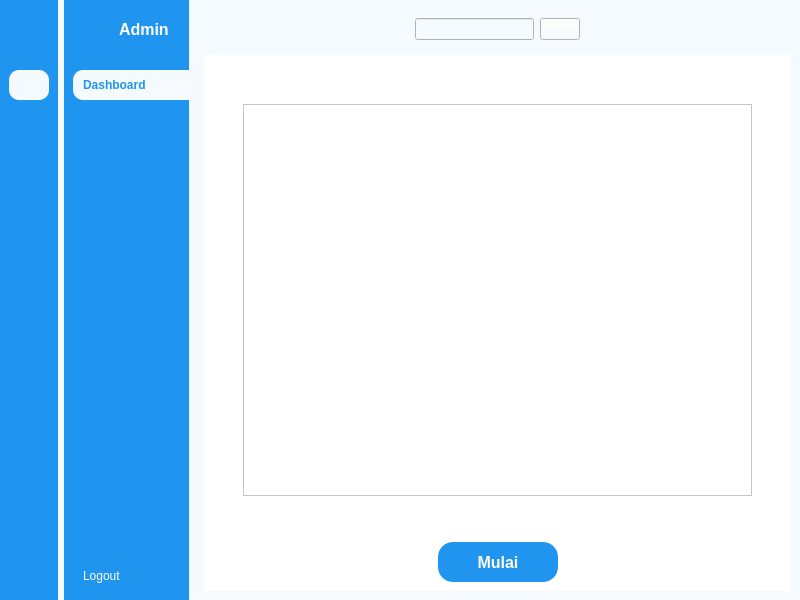
<?xml version="1.0" encoding="UTF-8"?>
<ui version="4.0">
 <class>mainmenu</class>
 <widget class="QMainWindow" name="mainmenu">
  <property name="geometry">
   <rect>
    <x>0</x>
    <y>0</y>
    <width>800</width>
    <height>600</height>
   </rect>
  </property>
  <property name="windowTitle">
   <string>mainmenu</string>
  </property>
  <property name="styleSheet">
   <string notr="true">background-color: rgb(245, 250, 254);</string>
  </property>
  <widget class="QWidget" name="centralwidget">
   <layout class="QGridLayout" name="gridLayout">
    <property name="leftMargin">
     <number>0</number>
    </property>
    <property name="topMargin">
     <number>0</number>
    </property>
    <property name="rightMargin">
     <number>0</number>
    </property>
    <property name="bottomMargin">
     <number>0</number>
    </property>
    <item row="0" column="0">
     <widget class="QWidget" name="icon_only_widget" native="true">
      <property name="styleSheet">
       <string notr="true">QWidget{
	background-color: rgb(31, 149, 239);
}

QPushButton{
	color: white;
	height:30px;
	border: none;
	border-radius:10px;
}

QPushButton:checked{
	background-color: #F5FAFE;
	color: #1F95EF;
	font-weight: bold;
}

</string>
      </property>
      <layout class="QVBoxLayout" name="verticalLayout_3">
       <item>
        <layout class="QHBoxLayout" name="horizontalLayout_3">
         <item>
          <widget class="QLabel" name="label">
           <property name="minimumSize">
            <size>
             <width>40</width>
             <height>40</height>
            </size>
           </property>
           <property name="maximumSize">
            <size>
             <width>40</width>
             <height>40</height>
            </size>
           </property>
           <property name="text">
            <string/>
           </property>
           <property name="pixmap">
            <pixmap resource="resources.qrc">:/src/images/profile_pic.png</pixmap>
           </property>
           <property name="scaledContents">
            <bool>true</bool>
           </property>
          </widget>
         </item>
        </layout>
       </item>
       <item>
        <layout class="QVBoxLayout" name="verticalLayout">
         <property name="spacing">
          <number>15</number>
         </property>
         <property name="topMargin">
          <number>15</number>
         </property>
         <item>
          <widget class="QPushButton" name="btn_dashboard_1">
           <property name="text">
            <string/>
           </property>
           <property name="icon">
            <iconset resource="resources.qrc">
             <normaloff>:/src/images/dashboard_white.png</normaloff>
             <normalon>:/src/images/dashboard.png</normalon>:/src/images/dashboard_white.png</iconset>
           </property>
           <property name="checkable">
            <bool>true</bool>
           </property>
           <property name="checked">
            <bool>true</bool>
           </property>
           <property name="autoExclusive">
            <bool>true</bool>
           </property>
          </widget>
         </item>
        </layout>
       </item>
       <item>
        <spacer name="verticalSpacer">
         <property name="orientation">
          <enum>Qt::Vertical</enum>
         </property>
         <property name="sizeHint" stdset="0">
          <size>
           <width>20</width>
           <height>263</height>
          </size>
         </property>
        </spacer>
       </item>
       <item>
        <widget class="QPushButton" name="btn_logout_1">
         <property name="text">
          <string/>
         </property>
         <property name="icon">
          <iconset resource="resources.qrc">
           <normaloff>:/src/images/log_out_white.png</normaloff>:/src/images/log_out_white.png</iconset>
         </property>
         <property name="checkable">
          <bool>true</bool>
         </property>
        </widget>
       </item>
      </layout>
     </widget>
    </item>
    <item row="0" column="1">
     <widget class="QWidget" name="icon_name_widget" native="true">
      <property name="styleSheet">
       <string notr="true">QWidget{
	background-color: rgb(31, 149, 239);
	color:white;
}

QPushButton{
	color: white;
	text-align:left;
	height:30px;
	border: none;
	padding-left: 10px;
	border-top-left-radius:10px;
	border-bottom-left-radius:10px;
}

QPushButton:checked{
	background-color: #F5FAFE;
	color: #1F95EF;
	font-weight: bold;
}


</string>
      </property>
      <layout class="QVBoxLayout" name="verticalLayout_4">
       <property name="rightMargin">
        <number>0</number>
       </property>
       <item>
        <layout class="QHBoxLayout" name="horizontalLayout_2">
         <property name="rightMargin">
          <number>20</number>
         </property>
         <item>
          <widget class="QLabel" name="label_2">
           <property name="minimumSize">
            <size>
             <width>40</width>
             <height>40</height>
            </size>
           </property>
           <property name="maximumSize">
            <size>
             <width>40</width>
             <height>40</height>
            </size>
           </property>
           <property name="text">
            <string/>
           </property>
           <property name="pixmap">
            <pixmap resource="resources.qrc">:/src/images/profile_pic.png</pixmap>
           </property>
           <property name="scaledContents">
            <bool>true</bool>
           </property>
          </widget>
         </item>
         <item>
          <widget class="QLabel" name="tv_name_patient">
           <property name="font">
            <font>
             <pointsize>12</pointsize>
             <bold>true</bold>
            </font>
           </property>
           <property name="text">
            <string>Admin</string>
           </property>
          </widget>
         </item>
        </layout>
       </item>
       <item>
        <layout class="QVBoxLayout" name="verticalLayout_2">
         <property name="spacing">
          <number>15</number>
         </property>
         <property name="topMargin">
          <number>15</number>
         </property>
         <item>
          <widget class="QPushButton" name="btn_dashboard_2">
           <property name="styleSheet">
            <string notr="true"/>
           </property>
           <property name="text">
            <string>Dashboard</string>
           </property>
           <property name="icon">
            <iconset resource="resources.qrc">
             <normaloff>:/src/images/dashboard_white.png</normaloff>
             <normalon>:/src/images/dashboard.png</normalon>:/src/images/dashboard_white.png</iconset>
           </property>
           <property name="checkable">
            <bool>true</bool>
           </property>
           <property name="checked">
            <bool>true</bool>
           </property>
           <property name="autoExclusive">
            <bool>true</bool>
           </property>
          </widget>
         </item>
        </layout>
       </item>
       <item>
        <spacer name="verticalSpacer_2">
         <property name="orientation">
          <enum>Qt::Vertical</enum>
         </property>
         <property name="sizeHint" stdset="0">
          <size>
           <width>20</width>
           <height>263</height>
          </size>
         </property>
        </spacer>
       </item>
       <item>
        <widget class="QPushButton" name="btn_logout_2">
         <property name="text">
          <string>Logout</string>
         </property>
         <property name="icon">
          <iconset resource="resources.qrc">
           <normaloff>:/src/images/log_out_white.png</normaloff>:/src/images/log_out_white.png</iconset>
         </property>
         <property name="checkable">
          <bool>true</bool>
         </property>
        </widget>
       </item>
      </layout>
     </widget>
    </item>
    <item row="0" column="2">
     <widget class="QWidget" name="main_menu" native="true">
      <layout class="QVBoxLayout" name="verticalLayout_5">
       <item>
        <widget class="QWidget" name="header_widget" native="true">
         <layout class="QHBoxLayout" name="horizontalLayout_4">
          <item>
           <widget class="QPushButton" name="btn_menu">
            <property name="styleSheet">
             <string notr="true">border:none;</string>
            </property>
            <property name="text">
             <string/>
            </property>
            <property name="icon">
             <iconset resource="resources.qrc">
              <normaloff>:/src/images/menu.png</normaloff>:/src/images/menu.png</iconset>
            </property>
            <property name="iconSize">
             <size>
              <width>20</width>
              <height>20</height>
             </size>
            </property>
            <property name="checkable">
             <bool>true</bool>
            </property>
           </widget>
          </item>
          <item>
           <spacer name="horizontalSpacer_2">
            <property name="orientation">
             <enum>Qt::Horizontal</enum>
            </property>
            <property name="sizeHint" stdset="0">
             <size>
              <width>161</width>
              <height>20</height>
             </size>
            </property>
           </spacer>
          </item>
          <item>
           <layout class="QHBoxLayout" name="horizontalLayout">
            <item>
             <widget class="QLineEdit" name="lineEdit"/>
            </item>
            <item>
             <widget class="QPushButton" name="pushButton_14">
              <property name="text">
               <string/>
              </property>
              <property name="icon">
               <iconset resource="resources.qrc">
                <normaloff>:/src/images/search.png</normaloff>:/src/images/search.png</iconset>
              </property>
             </widget>
            </item>
           </layout>
          </item>
          <item>
           <spacer name="horizontalSpacer">
            <property name="orientation">
             <enum>Qt::Horizontal</enum>
            </property>
            <property name="sizeHint" stdset="0">
             <size>
              <width>161</width>
              <height>20</height>
             </size>
            </property>
           </spacer>
          </item>
          <item>
           <widget class="QPushButton" name="pushButton_15">
            <property name="styleSheet">
             <string notr="true">border:none;</string>
            </property>
            <property name="text">
             <string/>
            </property>
            <property name="icon">
             <iconset resource="resources.qrc">
              <normaloff>:/src/images/image.png</normaloff>:/src/images/image.png</iconset>
            </property>
           </widget>
          </item>
         </layout>
        </widget>
       </item>
       <item>
        <widget class="QStackedWidget" name="stackedWidget">
         <property name="styleSheet">
          <string notr="true">background-color: rgb(255, 255, 255);




</string>
         </property>
         <widget class="QWidget" name="dashboard_page">
          <layout class="QVBoxLayout" name="verticalLayout_7">
           <item>
            <layout class="QVBoxLayout" name="verticalLayout_6">
             <property name="leftMargin">
              <number>30</number>
             </property>
             <property name="topMargin">
              <number>40</number>
             </property>
             <property name="rightMargin">
              <number>30</number>
             </property>
             <item>
              <widget class="QChartView" name="line_graph_view"/>
             </item>
             <item>
              <layout class="QHBoxLayout" name="horizontalLayout_6">
               <property name="topMargin">
                <number>40</number>
               </property>
               <item>
                <spacer name="horizontalSpacer_3">
                 <property name="orientation">
                  <enum>Qt::Horizontal</enum>
                 </property>
                 <property name="sizeHint" stdset="0">
                  <size>
                   <width>40</width>
                   <height>20</height>
                  </size>
                 </property>
                </spacer>
               </item>
               <item>
                <widget class="QPushButton" name="btn_start">
                 <property name="minimumSize">
                  <size>
                   <width>120</width>
                   <height>40</height>
                  </size>
                 </property>
                 <property name="maximumSize">
                  <size>
                   <width>120</width>
                   <height>40</height>
                  </size>
                 </property>
                 <property name="font">
                  <font>
                   <pointsize>12</pointsize>
                   <bold>true</bold>
                  </font>
                 </property>
                 <property name="styleSheet">
                  <string notr="true">background-color: rgb(31, 149, 239);
color: rgb(255, 255, 255);
border-style:outset;
border-radius:15px

</string>
                 </property>
                 <property name="text">
                  <string>Mulai</string>
                 </property>
                 <property name="checkable">
                  <bool>true</bool>
                 </property>
                 <property name="autoExclusive">
                  <bool>false</bool>
                 </property>
                </widget>
               </item>
               <item>
                <spacer name="horizontalSpacer_4">
                 <property name="orientation">
                  <enum>Qt::Horizontal</enum>
                 </property>
                 <property name="sizeHint" stdset="0">
                  <size>
                   <width>40</width>
                   <height>20</height>
                  </size>
                 </property>
                </spacer>
               </item>
              </layout>
             </item>
            </layout>
           </item>
          </layout>
         </widget>
         <widget class="QWidget" name="messages_page"/>
         <widget class="QWidget" name="notifications_page"/>
         <widget class="QWidget" name="settings_page"/>
         <widget class="QWidget" name="profile_page"/>
        </widget>
       </item>
      </layout>
     </widget>
    </item>
   </layout>
  </widget>
 </widget>
 <customwidgets>
  <customwidget>
   <class>QChartView</class>
   <extends>QGraphicsView</extends>
   <header>qchartview.h</header>
  </customwidget>
 </customwidgets>
 <resources>
  <include location="resources.qrc"/>
 </resources>
 <connections>
  <connection>
   <sender>btn_menu</sender>
   <signal>toggled(bool)</signal>
   <receiver>icon_only_widget</receiver>
   <slot>setHidden(bool)</slot>
   <hints>
    <hint type="sourcelabel">
     <x>234</x>
     <y>39</y>
    </hint>
    <hint type="destinationlabel">
     <x>57</x>
     <y>356</y>
    </hint>
   </hints>
  </connection>
  <connection>
   <sender>btn_menu</sender>
   <signal>toggled(bool)</signal>
   <receiver>icon_name_widget</receiver>
   <slot>setVisible(bool)</slot>
   <hints>
    <hint type="sourcelabel">
     <x>223</x>
     <y>40</y>
    </hint>
    <hint type="destinationlabel">
     <x>192</x>
     <y>315</y>
    </hint>
   </hints>
  </connection>
  <connection>
   <sender>btn_dashboard_1</sender>
   <signal>toggled(bool)</signal>
   <receiver>btn_dashboard_2</receiver>
   <slot>setChecked(bool)</slot>
   <hints>
    <hint type="sourcelabel">
     <x>36</x>
     <y>85</y>
    </hint>
    <hint type="destinationlabel">
     <x>89</x>
     <y>87</y>
    </hint>
   </hints>
  </connection>
  <connection>
   <sender>btn_dashboard_2</sender>
   <signal>toggled(bool)</signal>
   <receiver>btn_dashboard_1</receiver>
   <slot>setChecked(bool)</slot>
   <hints>
    <hint type="sourcelabel">
     <x>98</x>
     <y>97</y>
    </hint>
    <hint type="destinationlabel">
     <x>36</x>
     <y>97</y>
    </hint>
   </hints>
  </connection>
  <connection>
   <sender>btn_logout_1</sender>
   <signal>toggled(bool)</signal>
   <receiver>mainmenu</receiver>
   <slot>close()</slot>
   <hints>
    <hint type="sourcelabel">
     <x>37</x>
     <y>579</y>
    </hint>
    <hint type="destinationlabel">
     <x>37</x>
     <y>663</y>
    </hint>
   </hints>
  </connection>
  <connection>
   <sender>btn_logout_2</sender>
   <signal>toggled(bool)</signal>
   <receiver>mainmenu</receiver>
   <slot>close()</slot>
   <hints>
    <hint type="sourcelabel">
     <x>129</x>
     <y>581</y>
    </hint>
    <hint type="destinationlabel">
     <x>125</x>
     <y>640</y>
    </hint>
   </hints>
  </connection>
 </connections>
</ui>
